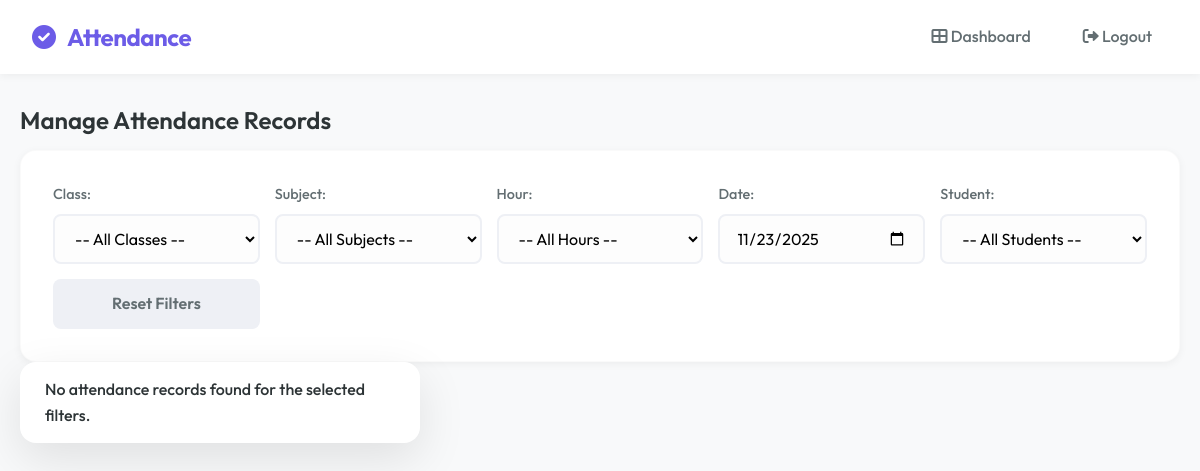
The app's page /admin/attendance?class_id=2 (signed in), older data.
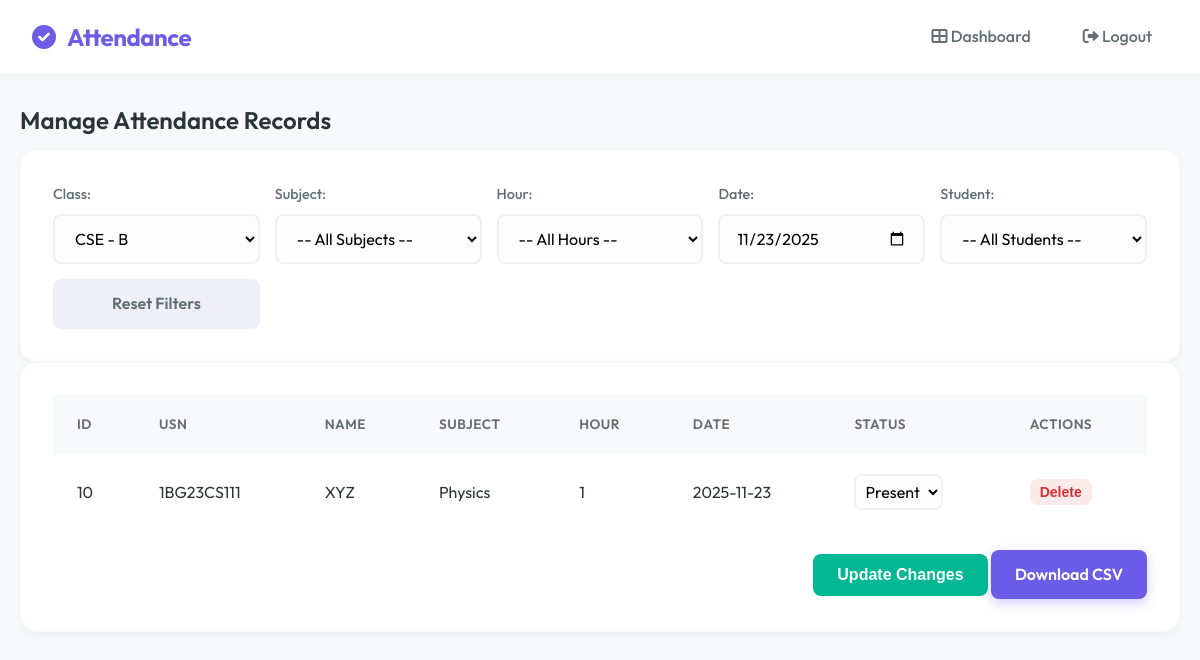
The same page, newer data.
### tables this page shows
CREATE TABLE attendance (
        id INTEGER PRIMARY KEY AUTOINCREMENT,
        student_id INTEGER,
        subject TEXT,
        date TEXT,
        status TEXT
    , hour INTEGER DEFAULT 1);

CREATE TABLE students (
        id INTEGER PRIMARY KEY AUTOINCREMENT,
        usn TEXT UNIQUE,
        name TEXT,
        dob TEXT,
        class_id INTEGER,
        face_encoding BLOB
    );

### app.py (the view)
@app.route("/admin/attendance", methods=["GET", "POST"])
def admin_attendance():
    if session.get("role") != "admin":
        return "Unauthorized", 403
    conn = sqlite3.connect('attendance.db')
    c = conn.cursor()
    if request.method == "POST":
        for key, value in request.form.items():
            if key.startswith("status_"):
                att_id = key.split("_")[1]
                c.execute("UPDATE attendance SET status=? WHERE id=?", (value, att_id))
        conn.commit()
    class_id = request.args.get("class_id")
    subject = request.args.get("subject")
    hour = request.args.get("hour")
    date = request.args.get("date", datetime.date.today().strftime("%Y-%m-%d"))
    student_id = request.args.get("student_id")
    try:
        class_id_int = int(class_id) if class_id else None
    except:
        class_id_int = None
    c.execute("SELECT id, class_name FROM classes")
    classes = c.fetchall()
    subjects = []
    students_list = []
    attendance_records = []
    if class_id_int:
        c.execute("SELECT name FROM subjects WHERE class_id=? ORDER BY name", (class_id_int,))
        subjects = [s[0] for s in c.fetchall()]
        c.execute("SELECT id, usn, name FROM students WHERE class_id=? ORDER BY name", (class_id_int,))
        students_list = c.fetchall()
        if subject:
            query = """SELECT attendance.id, students.usn, students.name, attendance.subject, attendance.hour, attendance.date, attendance.status
                       FROM attendance JOIN students ON attendance.student_id = students.id
                       WHERE students.class_id=? AND attendance.subject=? AND attendance.date=?"""
            params = [class_id_int, subject, date]
            if hour:
                query += " AND attendance.hour=?"
                params.append(hour)
        else:
            query = """SELECT attendance.id, students.usn, students.name, attendance.subject, attendance.hour, attendance.date, attendance.status
                       FROM attendance JOIN students ON attendance.student_id = students.id
                       WHERE students.class_id=? AND attendance.date=?"""
            params = [class_id_int, date]
            if hour:
                query += " AND attendance.hour=?"
                params.append(hour)
        if student_id:
            query += " AND students.id=?"
            params.append(student_id)
        query += " ORDER BY students.usn, attendance.subject, attendance.hour"
        c.execute(query, params)
        attendance_records = c.fetchall() # Always a list, works for single/multiple records
    conn.close()
    return render_template("admin_attendance.html",
                           classes=classes, subjects=subjects,
                           students_list=students_list,
                           attendance_records=attendance_records,
                           selected_class=class_id_int,
                           selected_subject=subject,
                           selected_hour=hour,
                           selected_date=date,
                           selected_student=int(student_id) if student_id else None)

### templates/admin_attendance.html (shortened to what this page needs)
{% extends "base.html" %}
{% block content %}
<h2>Manage Attendance Records</h2>
<div class="card">
    <form method="GET" action="/admin/attendance" class="dashboard-grid"
        style="grid-template-columns: repeat(auto-fit, minmax(200px, 1fr)); gap: 15px; margin-top: 0;">
        <div class="form-group" style="margin-bottom: 0;">
            <label>Class:</label>
            <select name="class_id" onchange="this.form.submit()">
                <option value="">-- All Classes --</option>
                {% for cls in classes %}
                <option value="{{ cls[0] }}" {% if selected_class==cls[0] %}selected{% endif %}>{{ cls[1] }}</option>
                {% endfor %}
            </select>
        </div>
        <div class="form-group" style="margin-bottom: 0;">
            <label>Subject:</label>
            <select name="subject" onchange="this.form.submit()">
                <option value="">-- All Subjects --</option>
            </select>
        </div>
        <div class="form-group" style="margin-bottom: 0;">
            <label>Hour:</label>
            <select name="hour" onchange="this.form.submit()">
                <option value="">-- All Hours --</option>
            </select>
        </div>
        <div class="form-group" style="margin-bottom: 0;">
            <label>Date:</label>
            <input type="date" name="date" value="{{ selected_date }}" onchange="this.form.submit()">
        </div>
        <div class="form-group" style="margin-bottom: 0;">
            <label>Student:</label>
            <select name="student_id" onchange="this.form.submit()">
                <option value="">-- All Students --</option>
            </select>
        </div>
        <div class="form-group" style="margin-bottom: 0; display: flex; align-items: flex-end;">
            <a href="/admin/attendance" class="btn btn-secondary" style="width: 100%;">Reset Filters</a>
        </div>
    </form>
</div>
{% if attendance_records %}
<div class="card">
    <form method="POST" action="/admin/attendance">
        <table>
            <thead>
                <tr>
                    <th>ID</th>
                    <th>USN</th>
                    <th>Name</th>
                    <th>Subject</th>
                    <th>Hour</th>
                    <th>Date</th>
                    <th>Status</th>
                    <th>Actions</th>
                </tr>
            </thead>
            <tbody>
                {% for record in attendance_records %}
                <tr>
                    <td>{{ record[0] }}</td>
                    <td>{{ record[1] }}</td>
                    <td>{{ record[2] }}</td>
                    <td>{{ record[3] }}</td>
                    <td>{{ record[4] }}</td>
                    <td>{{ record[5] }}</td>
                    <td>
                        <select name="status_{{ record[0] }}" style="padding: 5px; width: auto;">
                            <option value="Present" {% if record[6]=='Present' %}selected{% endif %}>Present</option>
                        </select>
                    </td>
                    <td>
                        <button type="submit" formaction="/delete_attendance/{{ record[0] }}" class="btn btn-danger"
                            style="padding: 5px 10px; font-size: 14px;">Delete</button>
                    </td>
                </tr>
                {% endfor %}
            </tbody>
        </table>
        <div style="margin-top: 20px; text-align: right;">
            <button type="submit" class="btn btn-success">Update Changes</button>
            <a href="{{ url_for('download_attendance', class_id=selected_class, subject=selected_subject, date=selected_date, student_id=selected_student) }}"
                class="btn btn-primary">Download CSV</a>
        </div>
    </form>
</div>
{% else %}
<div class="alert alert-info">No attendance records found for the selected filters.</div>
{% endif %}
{% endblock %}

Row changes from the older to the newer data that the page shows:
added attendance: id "10", usn "1BG23CS111", name "XYZ", subject "Physics", hour "1", date "2025-11-23", status+id "Present"
Text that changed along with them:
form field class_id: "-- All Classes --" → "CSE - B"
text no longer shown: "No attendance records found for the selected filters."
text now shown: "ID USN NAME SUBJECT HOUR DATE STATUS ACTIONS Update Changes Download CSV"
